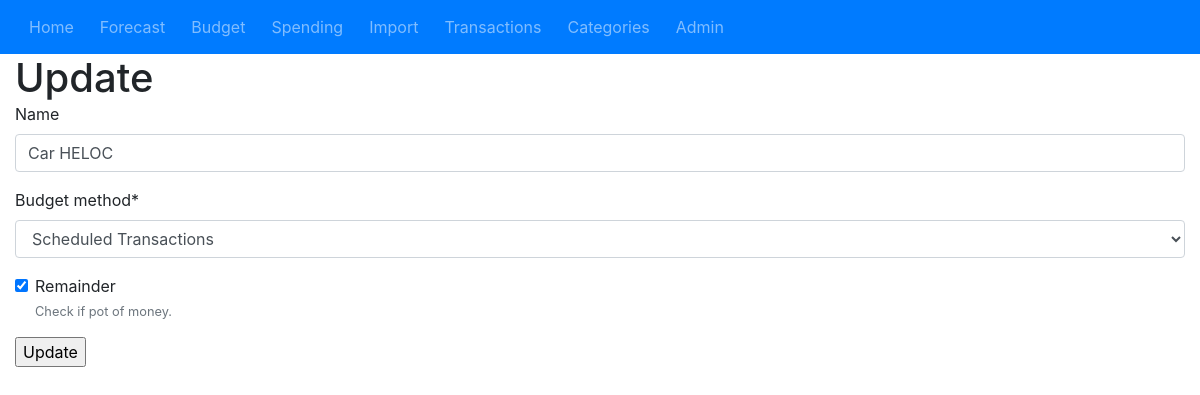
Page /category/update/cat/4/ on the earlier database version.
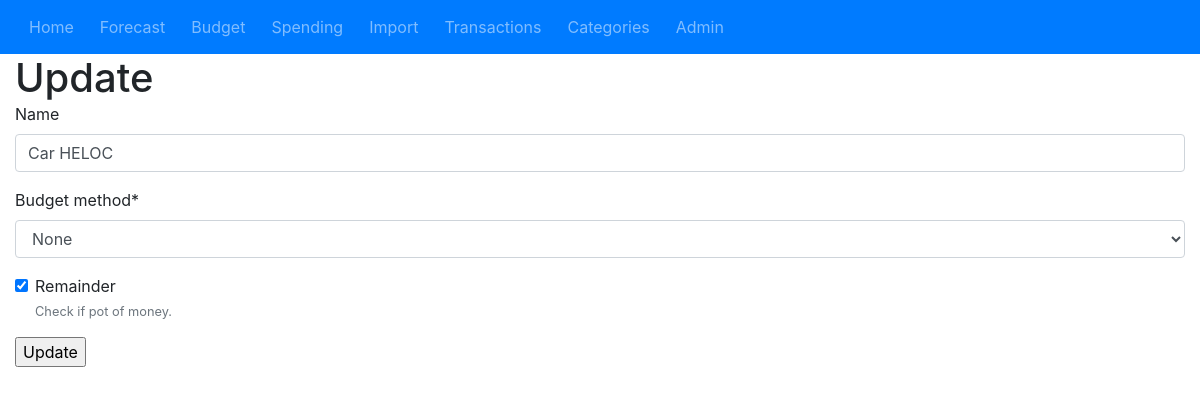
Same page on the later database version.
### category/models.py (models this page shows, shortened)
class Category(models.Model):
	name = models.CharField(max_length=50, blank=True)
	group = models.ForeignKey(CategoryGroup, on_delete=models.PROTECT)
	budget_method = models.CharField(max_length=1, choices=BUDGET_METHOD, default='N')
	remainder = models.BooleanField(default=True, help_text='Check if pot of money.')
	class Meta:
		verbose_name_plural = 'Categories'

### category/views.py (the view, shortened to what this page needs)
# urls.py: path('update/cat/<int:pk>/', CategoryUpdateView.as_view(), name='category-update'),
class CategoryUpdateView(UpdateView):
	model  = Category
	template_name = 'category_form.html'
	fields=['name', 'budget_method', 'remainder']

### templates/category_form.html
{% extends "base.html" %}
{% load crispy_forms_tags %}
{% block main_content %}
	<h1>Update</h1>
	<form method="post">{% csrf_token %}
    	{{ form | crispy }}
   	 <input type="submit" value="Update">
	</form>
{% endblock %}

Differences in the rows shown:
changed Category "Car HELOC": budget_method "Scheduled Transactions" → "None"
